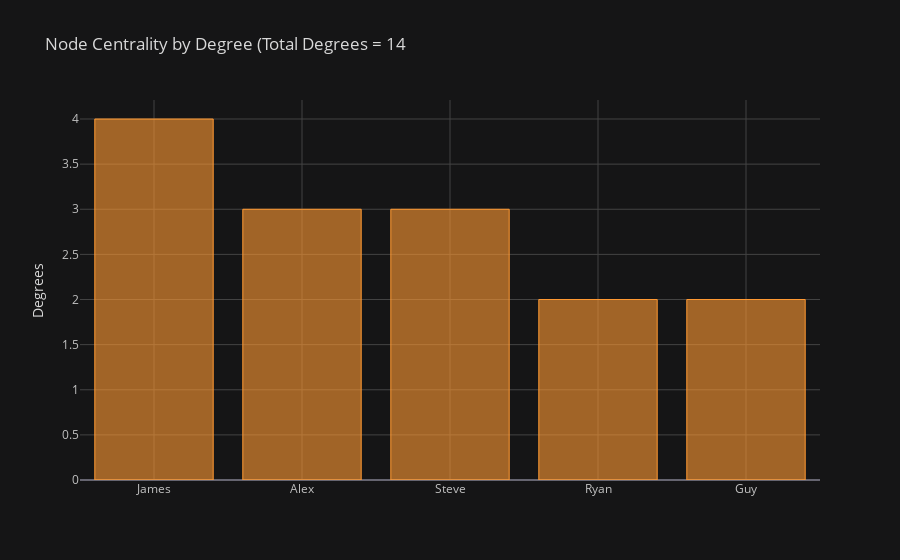

Notebook cell for this chart:
### Code cell
g_central = get_degrees(Gg)
g_central

### Figure 1 — Plotly figure (JSON) as saved in the notebook; plotly's stock layout.template omitted (floating-point values rounded to 4 significant figures)
{"data": [{"marker": {"color": "rgba(255, 153, 51, 0.6)", "line": {"color": "rgba(255, 153, 51, 1.0)", "width": 1}}, "name": "Degree", "orientation": "v", "text": "", "type": "bar", "x": ["James", "Alex", "Steve", "Ryan", "Guy"], "y": [4, 3, 3, 2, 2]}], "layout": {"legend": {"bgcolor": "#151516", "font": {"color": "#D9D9D9"}}, "paper_bgcolor": "#151516", "plot_bgcolor": "#151516", "title": {"font": {"color": "#D9D9D9"}, "text": "Node Centrality by Degree (Total Degrees = 14"}, "xaxis": {"gridcolor": "#434343", "showgrid": true, "tickfont": {"color": "#C2C2C2"}, "title": {"font": {"color": "#D9D9D9"}, "text": ""}, "zerolinecolor": "#666570"}, "yaxis": {"gridcolor": "#434343", "showgrid": true, "tickfont": {"color": "#C2C2C2"}, "title": {"font": {"color": "#D9D9D9"}, "text": "Degrees"}, "zerolinecolor": "#666570"}}}
